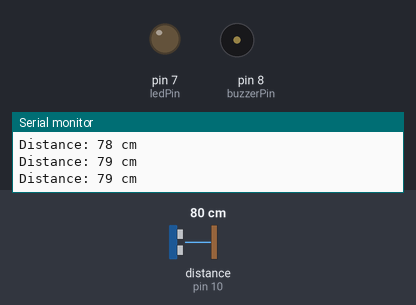
The sketch below on a simulated Arduino Uno, built with avr-gcc and run on an emulated ATmega328P. Parts: output pins drawn as LEDs (lit = HIGH), buzzer (waves = sounding, pin HIGH), the last lines printed to the serial monitor. Wiring (inferred from the names in the program): ultrasonic range finder: trigger pin 9; echo pin 10. The inputs (shaded band) are chosen by the test bench; at power-on: distance to the obstacle (sensor on pin 10) 80 cm. The echo pulse lasts 58.3 µs per cm; pins used as bus, display or sensor lines are not drawn.

Above: at 1.3 s.
1.4 s: distance to the obstacle (sensor on pin 10) set to 12 cm
2.9 s: distance to the obstacle (sensor on pin 10) set to 9 cm
At 4.2 s:
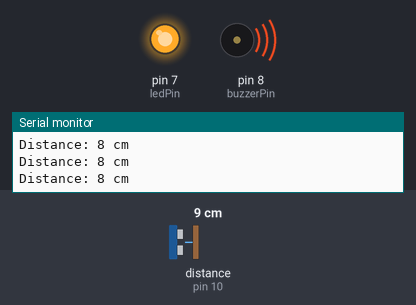
4.5 s: distance to the obstacle (sensor on pin 10) set to 18 cm
At 5.5 s:
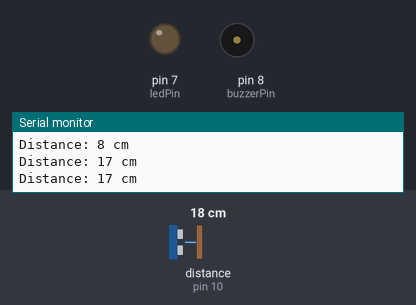
6.0 s: distance to the obstacle (sensor on pin 10) set to 2 cm
At 6.8 s:
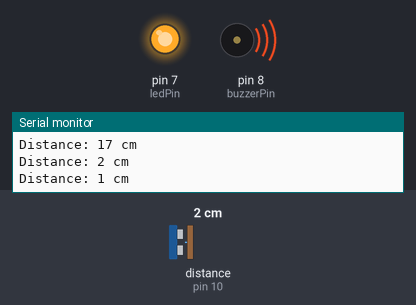
Timing chart, 0 to 8.5 s (numbered marks = the images above; inputs shaded):
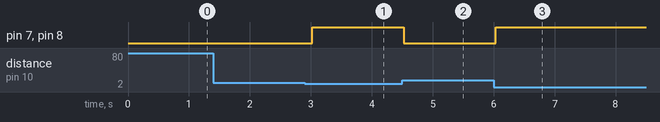

Measured:
- the behaviour switches between 11 and 10 cm on distance to the obstacle (sensor on pin 10) (found by bisection; images 0 and 1)
- after the input at 2.9 s, pin 7 (ledPin), pin 8 (buzzerPin): LOW → HIGH after 0.12 s
- after the input at 4.5 s, pin 7 (ledPin), pin 8 (buzzerPin): HIGH → LOW at once
- after the input at 6.0 s, pin 7 (ledPin), pin 8 (buzzerPin): LOW → HIGH at once

The sketch:

ultrasonic_alert.ino
```cpp
const int trigPin = 9;
const int echoPin = 10;
const int buzzerPin = 8;
const int ledPin = 7;

long duration;
int distance;

void setup() {
  pinMode(trigPin, OUTPUT);
  pinMode(echoPin, INPUT);
  pinMode(buzzerPin, OUTPUT);
  pinMode(ledPin, OUTPUT);
  Serial.begin(9600);
}

void loop() {
  // Clear trigPin
  digitalWrite(trigPin, LOW);
  delayMicroseconds(2);

  // Trigger pulse
  digitalWrite(trigPin, HIGH);
  delayMicroseconds(10);
  digitalWrite(trigPin, LOW);

  // Read echo
  duration = pulseIn(echoPin, HIGH);
  distance = duration * 0.034 / 2;

  // Print distance
  Serial.print("Distance: ");
  Serial.print(distance);
  Serial.println(" cm");

  if (distance < 10) {
    digitalWrite(buzzerPin, HIGH); // Turn buzzer ON
    digitalWrite(ledPin, HIGH);    // Turn LED ON
  } else {
    digitalWrite(buzzerPin, LOW);  // Turn buzzer OFF
    digitalWrite(ledPin, LOW);     // Turn LED OFF
  }

  delay(500);
}
```
